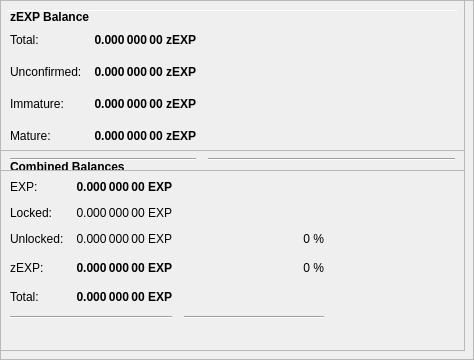
        <widget class="QFrame" name="frameObfuscation">
         <property name="minimumSize">
          <size>
           <width>0</width>
           <height>350</height>
          </size>
         </property>
         <property name="layoutDirection">
          <enum>Qt::LeftToRight</enum>
         </property>
         <property name="frameShape">
          <enum>QFrame::StyledPanel</enum>
         </property>
         <property name="frameShadow">
          <enum>QFrame::Raised</enum>
         </property>
         <widget class="QPushButton" name="runAutoDenom">
          <property name="geometry">
           <rect>
            <x>251</x>
            <y>17</y>
            <width>1</width>
            <height>1</height>
           </rect>
          </property>
          <property name="palette">
           <palette>
            <active>
             <colorrole role="WindowText">
              <brush brushstyle="SolidPattern">
               <color alpha="255">
                <red>0</red>
                <green>0</green>
                <blue>0</blue>
               </color>
              </brush>
             </colorrole>
             <colorrole role="Button">
              <brush brushstyle="SolidPattern">
               <color alpha="255">
                <red>239</red>
                <green>238</green>
                <blue>238</blue>
               </color>
              </brush>
             </colorrole>
             <colorrole role="Light">
              <brush brushstyle="SolidPattern">
               <color alpha="255">
                <red>255</red>
                <green>255</green>
                <blue>255</blue>
               </color>
              </brush>
             </colorrole>
             <colorrole role="Midlight">
              <brush brushstyle="SolidPattern">
               <color alpha="255">
                <red>247</red>
                <green>246</green>
                <blue>246</blue>
               </color>
              </brush>
             </colorrole>
             <colorrole role="Dark">
              <brush brushstyle="SolidPattern">
               <color alpha="255">
                <red>119</red>
                <green>119</green>
                <blue>119</blue>
               </color>
              </brush>
             </colorrole>
             <colorrole role="Mid">
              <brush brushstyle="SolidPattern">
               <color alpha="255">
                <red>159</red>
                <green>159</green>
                <blue>159</blue>
               </color>
              </brush>
             </colorrole>
             <colorrole role="Text">
              <brush brushstyle="SolidPattern">
               <color alpha="255">
                <red>0</red>
                <green>0</green>
                <blue>0</blue>
               </color>
              </brush>
             </colorrole>
             <colorrole role="BrightText">
              <brush brushstyle="SolidPattern">
               <color alpha="255">
                <red>255</red>
                <green>255</green>
                <blue>255</blue>
               </color>
              </brush>
             </colorrole>
             <colorrole role="ButtonText">
              <brush brushstyle="SolidPattern">
               <color alpha="255">
                <red>0</red>
                <green>0</green>
                <blue>0</blue>
               </color>
              </brush>
             </colorrole>
             <colorrole role="Base">
              <brush brushstyle="SolidPattern">
               <color alpha="255">
                <red>255</red>
                <green>255</green>
                <blue>255</blue>
               </color>
              </brush>
             </colorrole>
             <colorrole role="Window">
              <brush brushstyle="SolidPattern">
               <color alpha="255">
                <red>239</red>
                <green>238</green>
                <blue>238</blue>
               </color>
              </brush>
             </colorrole>
             <colorrole role="Shadow">
              <brush brushstyle="SolidPattern">
               <color alpha="255">
                <red>0</red>
                <green>0</green>
                <blue>0</blue>
               </color>
              </brush>
             </colorrole>
             <colorrole role="AlternateBase">
              <brush brushstyle="SolidPattern">
               <color alpha="255">
                <red>247</red>
                <green>246</green>
                <blue>246</blue>
               </color>
              </brush>
             </colorrole>
             <colorrole role="ToolTipBase">
              <brush brushstyle="SolidPattern">
               <color alpha="255">
                <red>255</red>
                <green>255</green>
                <blue>220</blue>
               </color>
              </brush>
             </colorrole>
             <colorrole role="ToolTipText">
              <brush brushstyle="SolidPattern">
               <color alpha="255">
                <red>0</red>
                <green>0</green>
                <blue>0</blue>
               </color>
              </brush>
             </colorrole>
            </active>
            <inactive>
             <colorrole role="WindowText">
              <brush brushstyle="SolidPattern">
               <color alpha="255">
                <red>0</red>
                <green>0</green>
                <blue>0</blue>
               </color>
              </brush>
             </colorrole>
             <colorrole role="Button">
              <brush brushstyle="SolidPattern">
               <color alpha="255">
                <red>239</red>
                <green>238</green>
                <blue>238</blue>
               </color>
              </brush>
             </colorrole>
             <colorrole role="Light">
              <brush brushstyle="SolidPattern">
               <color alpha="255">
                <red>255</red>
                <green>255</green>
                <blue>255</blue>
               </color>
              </brush>
             </colorrole>
             <colorrole role="Midlight">
              <brush brushstyle="SolidPattern">
               <color alpha="255">
                <red>247</red>
                <green>246</green>
                <blue>246</blue>
               </color>
              </brush>
             </colorrole>
             <colorrole role="Dark">
              <brush brushstyle="SolidPattern">
               <color alpha="255">
                <red>119</red>
                <green>119</green>
                <blue>119</blue>
               </color>
              </brush>
             </colorrole>
             <colorrole role="Mid">
              <brush brushstyle="SolidPattern">
               <color alpha="255">
                <red>159</red>
                <green>159</green>
                <blue>159</blue>
               </color>
              </brush>
             </colorrole>
             <colorrole role="Text">
              <brush brushstyle="SolidPattern">
               <color alpha="255">
                <red>0</red>
                <green>0</green>
                <blue>0</blue>
               </color>
              </brush>
             </colorrole>
             <colorrole role="BrightText">
              <brush brushstyle="SolidPattern">
               <color alpha="255">
                <red>255</red>
                <green>255</green>
                <blue>255</blue>
               </color>
              </brush>
             </colorrole>
             <colorrole role="ButtonText">
              <brush brushstyle="SolidPattern">
               <color alpha="255">
                <red>0</red>
                <green>0</green>
                <blue>0</blue>
               </color>
              </brush>
             </colorrole>
             <colorrole role="Base">
              <brush brushstyle="SolidPattern">
               <color alpha="255">
                <red>255</red>
                <green>255</green>
                <blue>255</blue>
               </color>
              </brush>
             </colorrole>
             <colorrole role="Window">
              <brush brushstyle="SolidPattern">
               <color alpha="255">
                <red>239</red>
                <green>238</green>
                <blue>238</blue>
               </color>
              </brush>
             </colorrole>
             <colorrole role="Shadow">
              <brush brushstyle="SolidPattern">
               <color alpha="255">
                <red>0</red>
                <green>0</green>
                <blue>0</blue>
               </color>
              </brush>
             </colorrole>
             <colorrole role="AlternateBase">
              <brush brushstyle="SolidPattern">
               <color alpha="255">
                <red>247</red>
                <green>246</green>
                <blue>246</blue>
               </color>
              </brush>
             </colorrole>
             <colorrole role="ToolTipBase">
              <brush brushstyle="SolidPattern">
               <color alpha="255">
                <red>255</red>
                <green>255</green>
                <blue>220</blue>
               </color>
              </brush>
             </colorrole>
             <colorrole role="ToolTipText">
              <brush brushstyle="SolidPattern">
               <color alpha="255">
                <red>0</red>
                <green>0</green>
                <blue>0</blue>
               </color>
              </brush>
             </colorrole>
            </inactive>
            <disabled>
             <colorrole role="WindowText">
              <brush brushstyle="SolidPattern">
               <color alpha="255">
                <red>119</red>
                <green>119</green>
                <blue>119</blue>
               </color>
              </brush>
             </colorrole>
             <colorrole role="Button">
              <brush brushstyle="SolidPattern">
               <color alpha="255">
                <red>239</red>
                <green>238</green>
                <blue>238</blue>
               </color>
              </brush>
             </colorrole>
             <colorrole role="Light">
              <brush brushstyle="SolidPattern">
               <color alpha="255">
                <red>255</red>
                <green>255</green>
                <blue>255</blue>
               </color>
              </brush>
             </colorrole>
             <colorrole role="Midlight">
              <brush brushstyle="SolidPattern">
               <color alpha="255">
                <red>247</red>
                <green>246</green>
                <blue>246</blue>
               </color>
              </brush>
             </colorrole>
             <colorrole role="Dark">
              <brush brushstyle="SolidPattern">
               <color alpha="255">
                <red>119</red>
                <green>119</green>
                <blue>119</blue>
               </color>
              </brush>
             </colorrole>
             <colorrole role="Mid">
              <brush brushstyle="SolidPattern">
               <color alpha="255">
                <red>159</red>
                <green>159</green>
                <blue>159</blue>
               </color>
              </brush>
             </colorrole>
             <colorrole role="Text">
              <brush brushstyle="SolidPattern">
               <color alpha="255">
                <red>119</red>
                <green>119</green>
                <blue>119</blue>
               </color>
              </brush>
             </colorrole>
             <colorrole role="BrightText">
              <brush brushstyle="SolidPattern">
               <color alpha="255">
                <red>255</red>
                <green>255</green>
                <blue>255</blue>
               </color>
              </brush>
             </colorrole>
             <colorrole role="ButtonText">
              <brush brushstyle="SolidPattern">
               <color alpha="255">
                <red>119</red>
                <green>119</green>
                <blue>119</blue>
               </color>
              </brush>
             </colorrole>
             <colorrole role="Base">
              <brush brushstyle="SolidPattern">
               <color alpha="255">
                <red>239</red>
                <green>238</green>
                <blue>238</blue>
               </color>
              </brush>
             </colorrole>
             <colorrole role="Window">
              <brush brushstyle="SolidPattern">
               <color alpha="255">
                <red>239</red>
                <green>238</green>
                <blue>238</blue>
               </color>
              </brush>
             </colorrole>
             <colorrole role="Shadow">
              <brush brushstyle="SolidPattern">
               <color alpha="255">
                <red>0</red>
                <green>0</green>
                <blue>0</blue>
               </color>
              </brush>
             </colorrole>
             <colorrole role="AlternateBase">
              <brush brushstyle="SolidPattern">
               <color alpha="255">
                <red>239</red>
                <green>238</green>
                <blue>238</blue>
               </color>
              </brush>
             </colorrole>
             <colorrole role="ToolTipBase">
              <brush brushstyle="SolidPattern">
               <color alpha="255">
                <red>255</red>
                <green>255</green>
                <blue>220</blue>
               </color>
              </brush>
             </colorrole>
             <colorrole role="ToolTipText">
              <brush brushstyle="SolidPattern">
               <color alpha="255">
                <red>0</red>
                <green>0</green>
                <blue>0</blue>
               </color>
              </brush>
             </colorrole>
            </disabled>
           </palette>
          </property>
          <property name="focusPolicy">
           <enum>Qt::NoFocus</enum>
          </property>
          <property name="autoFillBackground">
           <bool>true</bool>
          </property>
          <property name="text">
           <string/>
          </property>
          <property name="flat">
           <bool>true</bool>
          </property>
         </widget>
         <widget class="Line" name="line">
          <property name="geometry">
           <rect>
            <x>7</x>
            <y>10</y>
            <width>451</width>
            <height>1</height>
           </rect>
          </property>
          <property name="orientation">
           <enum>Qt::Horizontal</enum>
          </property>
         </widget>
         <widget class="QFrame" name="frame_3">
          <property name="geometry">
           <rect>
            <x>0</x>
            <y>150</y>
            <width>465</width>
            <height>201</height>
           </rect>
          </property>
          <property name="frameShape">
           <enum>QFrame::StyledPanel</enum>
          </property>
          <property name="frameShadow">
           <enum>QFrame::Raised</enum>
          </property>
          <layout class="QVBoxLayout" name="verticalLayout_5">
           <item>
            <layout class="QHBoxLayout" name="horizontalLayout_5" stretch="0">
             <item>
              <widget class="QLabel" name="label_5z">
               <property name="maximumSize">
                <size>
                 <width>16777215</width>
                 <height>20</height>
                </size>
               </property>
               <property name="font">
                <font>
                 <weight>75</weight>
                 <bold>true</bold>
                </font>
               </property>
               <property name="toolTip">
                <string>Combined Balances (including unconfirmed and immature coins)</string>
               </property>
               <property name="text">
                <string>&lt;html&gt;&lt;head/&gt;&lt;body&gt;&lt;p&gt;Combined Balances&lt;/p&gt;&lt;/body&gt;&lt;/html&gt;</string>
               </property>
              </widget>
             </item>
            </layout>
           </item>
           <item>
            <layout class="QGridLayout" name="gridLayout_3">
             <property name="spacing">
              <number>12</number>
             </property>
             <item row="7" column="0" colspan="2">
              <widget class="Line" name="lineSpendableBalance_3">
               <property name="orientation">
                <enum>Qt::Horizontal</enum>
               </property>
              </widget>
             </item>
             <item row="7" column="2">
              <widget class="Line" name="lineWatchBalance_3">
               <property name="sizePolicy">
                <sizepolicy hsizetype="Preferred" vsizetype="Fixed">
                 <horstretch>0</horstretch>
                 <verstretch>0</verstretch>
                </sizepolicy>
               </property>
               <property name="minimumSize">
                <size>
                 <width>140</width>
                 <height>0</height>
                </size>
               </property>
               <property name="orientation">
                <enum>Qt::Horizontal</enum>
               </property>
              </widget>
             </item>
             <item row="4" column="1">
              <widget class="QLabel" name="labelzBalancez">
               <property name="font">
                <font>
                 <weight>75</weight>
                 <bold>true</bold>
                </font>
               </property>
               <property name="cursor">
                <cursorShape>IBeamCursor</cursorShape>
               </property>
               <property name="toolTip">
                <string>Total of transactions that have yet to be confirmed, and do not yet count toward the spendable balance</string>
               </property>
               <property name="text">
                <string notr="true">0.000 000 00 EXP</string>
               </property>
               <property name="alignment">
                <set>Qt::AlignRight|Qt::AlignTrailing|Qt::AlignVCenter</set>
               </property>
               <property name="textInteractionFlags">
                <set>Qt::LinksAccessibleByMouse|Qt::TextSelectableByKeyboard|Qt::TextSelectableByMouse</set>
               </property>
              </widget>
             </item>
             <item row="6" column="1">
              <widget class="QLabel" name="labelTotalz">
               <property name="font">
                <font>
                 <weight>75</weight>
                 <bold>true</bold>
                </font>
               </property>
               <property name="cursor">
                <cursorShape>IBeamCursor</cursorShape>
               </property>
               <property name="toolTip">
                <string>Total Balance, including unconfirmed and immature coins.</string>
               </property>
               <property name="text">
                <string notr="true">0.000 000 00 EXP</string>
               </property>
               <property name="alignment">
                <set>Qt::AlignRight|Qt::AlignTrailing|Qt::AlignVCenter</set>
               </property>
               <property name="textInteractionFlags">
                <set>Qt::LinksAccessibleByMouse|Qt::TextSelectableByKeyboard|Qt::TextSelectableByMouse</set>
               </property>
              </widget>
             </item>
             <item row="4" column="3">
              <spacer name="horizontalSpacer_6">
               <property name="orientation">
                <enum>Qt::Horizontal</enum>
               </property>
               <property name="sizeHint" stdset="0">
                <size>
                 <width>40</width>
                 <height>20</height>
                </size>
               </property>
              </spacer>
             </item>
             <item row="6" column="0">
              <widget class="QLabel" name="labelTotalTextz">
               <property name="text">
                <string>Total:</string>
               </property>
              </widget>
             </item>
             <item row="1" column="0">
              <widget class="QLabel" name="labelBalanceTextz">
               <property name="text">
                <string>EXP:</string>
               </property>
              </widget>
             </item>
             <item row="1" column="1">
              <widget class="QLabel" name="labelBalancez">
               <property name="font">
                <font>
                 <weight>75</weight>
                 <bold>true</bold>
                </font>
               </property>
               <property name="cursor">
                <cursorShape>IBeamCursor</cursorShape>
               </property>
               <property name="toolTip">
                <string>Your current spendable balance</string>
               </property>
               <property name="text">
                <string notr="true">0.000 000 00 EXP</string>
               </property>
               <property name="alignment">
                <set>Qt::AlignRight|Qt::AlignTrailing|Qt::AlignVCenter</set>
               </property>
               <property name="textInteractionFlags">
                <set>Qt::LinksAccessibleByMouse|Qt::TextSelectableByKeyboard|Qt::TextSelectableByMouse</set>
               </property>
              </widget>
             </item>
             <item row="4" column="0">
              <widget class="QLabel" name="labelzBalanceTextz">
               <property name="toolTip">
                <string/>
               </property>
               <property name="text">
                <string>zEXP:</string>
               </property>
              </widget>
             </item>
             <item row="4" column="2">
              <widget class="QLabel" name="labelzEXPPercent">
               <property name="toolTip">
                <string>Current percentage of zEXP.
If AutoMint is enabled this percentage will settle around the configured AutoMint percentage (default = 10%)</string>
               </property>
               <property name="text">
                <string>0 %</string>
               </property>
               <property name="alignment">
                <set>Qt::AlignRight|Qt::AlignTrailing|Qt::AlignVCenter</set>
               </property>
              </widget>
             </item>
             <item row="6" column="2">
              <widget class="QLabel" name="label100Percent">
               <property name="text">
                <string/>
               </property>
               <property name="alignment">
                <set>Qt::AlignRight|Qt::AlignTrailing|Qt::AlignVCenter</set>
               </property>
              </widget>
             </item>
             <item row="2" column="1">
              <widget class="QLabel" name="labelLockedBalance">
               <property name="toolTip">
                <string>Locked EXP or Masternode collaterals. These are excluded from zEXP minting.</string>
               </property>
               <property name="text">
                <string>0.000 000 00 EXP</string>
               </property>
               <property name="alignment">
                <set>Qt::AlignRight|Qt::AlignTrailing|Qt::AlignVCenter</set>
               </property>
              </widget>
             </item>
             <item row="2" column="0">
              <widget class="QLabel" name="labelLockedBalanceText">
               <property name="toolTip">
                <string>Locked EXP or Masternode collaterals. These are excluded from zEXP minting.</string>
               </property>
               <property name="text">
                <string>Locked:</string>
               </property>
              </widget>
             </item>
             <item row="3" column="0">
              <widget class="QLabel" name="labelUnLockedBalanceText">
               <property name="toolTip">
                <string>Unlocked EXPs. These can be used for zEXP minting.</string>
               </property>
               <property name="text">
                <string>Unlocked:</string>
               </property>
              </widget>
             </item>
             <item row="3" column="1">
              <widget class="QLabel" name="labelUnLockedBalance">
               <property name="toolTip">
                <string>Unlocked EXPs. These can be used for zEXP minting.</string>
               </property>
               <property name="text">
                <string>0.000 000 00 EXP</string>
               </property>
               <property name="alignment">
                <set>Qt::AlignRight|Qt::AlignTrailing|Qt::AlignVCenter</set>
               </property>
              </widget>
             </item>
             <item row="3" column="2">
              <widget class="QLabel" name="labelEXPPercent">
               <property name="text">
                <string>0 %</string>
               </property>
               <property name="alignment">
                <set>Qt::AlignRight|Qt::AlignTrailing|Qt::AlignVCenter</set>
               </property>
              </widget>
             </item>
            </layout>
           </item>
           <item>
            <spacer name="verticalSpacer">
             <property name="orientation">
              <enum>Qt::Vertical</enum>
             </property>
             <property name="sizeHint" stdset="0">
              <size>
               <width>20</width>
               <height>40</height>
              </size>
             </property>
            </spacer>
           </item>
          </layout>
         </widget>
         <widget class="QFrame" name="frame_4">
          <property name="geometry">
           <rect>
            <x>0</x>
            <y>0</y>
            <width>465</width>
            <height>171</height>
           </rect>
          </property>
          <property name="frameShape">
           <enum>QFrame::StyledPanel</enum>
          </property>
          <property name="frameShadow">
           <enum>QFrame::Raised</enum>
          </property>
          <layout class="QVBoxLayout" name="verticalLayout_7">
           <item>
            <layout class="QHBoxLayout" name="horizontalLayout_8" stretch="0">
             <item>
              <widget class="QLabel" name="label_5z_3">
               <property name="maximumSize">
                <size>
                 <width>16777215</width>
                 <height>20</height>
                </size>
               </property>
               <property name="font">
                <font>
                 <weight>75</weight>
                 <bold>true</bold>
                </font>
               </property>
               <property name="text">
                <string>zEXP Balance</string>
               </property>
              </widget>
             </item>
            </layout>
           </item>
           <item>
            <layout class="QGridLayout" name="gridLayout_5">
             <property name="spacing">
              <number>12</number>
             </property>
             <item row="4" column="0">
              <widget class="QLabel" name="labelzBalanceMatureText">
               <property name="toolTip">
                <string>Mature: more than 20 confirmation and more than 1 mints of the same denomination after it was minted.
These zEXP are spendable.</string>
               </property>
               <property name="text">
                <string>Mature:</string>
               </property>
              </widget>
             </item>
             <item row="5" column="0" colspan="2">
              <widget class="Line" name="lineSpendableBalance_5">
               <property name="orientation">
                <enum>Qt::Horizontal</enum>
               </property>
              </widget>
             </item>
             <item row="1" column="1">
              <widget class="QLabel" name="labelzBalance">
               <property name="font">
                <font>
                 <weight>75</weight>
                 <bold>true</bold>
                </font>
               </property>
               <property name="cursor">
                <cursorShape>IBeamCursor</cursorShape>
               </property>
               <property name="toolTip">
                <string>All available zEXP, unconfirmed and immature zEXP included.</string>
               </property>
               <property name="text">
                <string notr="true">0.000 000 00 zEXP</string>
               </property>
               <property name="alignment">
                <set>Qt::AlignRight|Qt::AlignTrailing|Qt::AlignVCenter</set>
               </property>
               <property name="textInteractionFlags">
                <set>Qt::LinksAccessibleByMouse|Qt::TextSelectableByKeyboard|Qt::TextSelectableByMouse</set>
               </property>
              </widget>
             </item>
             <item row="5" column="2">
              <widget class="Line" name="lineWatchBalance_5">
               <property name="sizePolicy">
                <sizepolicy hsizetype="Preferred" vsizetype="Fixed">
                 <horstretch>0</horstretch>
                 <verstretch>0</verstretch>
                </sizepolicy>
               </property>
               <property name="minimumSize">
                <size>
                 <width>140</width>
                 <height>0</height>
                </size>
               </property>
               <property name="orientation">
                <enum>Qt::Horizontal</enum>
               </property>
              </widget>
             </item>
             <item row="1" column="0">
              <widget class="QLabel" name="labelzBalanceText">
               <property name="toolTip">
                <string>All available zEXP, unconfirmed and immature zEXP included.</string>
               </property>
               <property name="text">
                <string>Total:</string>
               </property>
              </widget>
             </item>
             <item row="1" column="2">
              <spacer name="horizontalSpacer_8">
               <property name="orientation">
                <enum>Qt::Horizontal</enum>
               </property>
               <property name="sizeHint" stdset="0">
                <size>
                 <width>40</width>
                 <height>20</height>
                </size>
               </property>
              </spacer>
             </item>
             <item row="4" column="2">
              <spacer name="horizontalSpacer_4">
               <property name="orientation">
                <enum>Qt::Horizontal</enum>
               </property>
               <property name="sizeHint" stdset="0">
                <size>
                 <width>40</width>
                 <height>20</height>
                </size>
               </property>
              </spacer>
             </item>
             <item row="4" column="1">
              <widget class="QLabel" name="labelzBalanceMature">
               <property name="font">
                <font>
                 <weight>75</weight>
                 <bold>true</bold>
                </font>
               </property>
               <property name="toolTip">
                <string>Mature: more than 20 confirmation and more than 1 mints of the same denomination after it was minted.
These zEXP are spendable.</string>
               </property>
               <property name="text">
                <string>0.000 000 00 zEXP</string>
               </property>
               <property name="alignment">
                <set>Qt::AlignRight|Qt::AlignTrailing|Qt::AlignVCenter</set>
               </property>
              </widget>
             </item>
             <item row="2" column="0">
              <widget class="QLabel" name="labelzBalanceUnconfirmedText">
               <property name="toolTip">
                <string>Unconfirmed: less than 20 confirmations
Immature: confirmed, but less than 1 mints of the same denomination after it was minted</string>
               </property>
               <property name="text">
                <string>Unconfirmed:</string>
               </property>
              </widget>
             </item>
             <item row="2" column="1">
              <widget class="QLabel" name="labelzBalanceUnconfirmed">
               <property name="font">
                <font>
                 <weight>75</weight>
                 <bold>true</bold>
                </font>
               </property>
               <property name="toolTip">
                <string>Unconfirmed: less than 20 confirmations
Immature: confirmed, but less than 1 mints of the same denomination after it was minted</string>
               </property>
               <property name="text">
                <string>0.000 000 00 zEXP</string>
               </property>
               <property name="alignment">
                <set>Qt::AlignRight|Qt::AlignTrailing|Qt::AlignVCenter</set>
               </property>
              </widget>
             </item>
             <item row="2" column="2">
              <spacer name="horizontalSpacer_5">
               <property name="orientation">
                <enum>Qt::Horizontal</enum>
               </property>
               <property name="sizeHint" stdset="0">
                <size>
                 <width>40</width>
                 <height>20</height>
                </size>
               </property>
              </spacer>
             </item>
             <item row="3" column="0">
              <widget class="QLabel" name="labelzBalanceImmatureText">
               <property name="toolTip">
                <string>Unconfirmed: less than 20 confirmations
Immature: confirmed, but less than 1 mints of the same denomination after it was minted</string>
               </property>
               <property name="text">
                <string>Immature:</string>
               </property>
              </widget>
             </item>
             <item row="3" column="1">
              <widget class="QLabel" name="labelzBalanceImmature">
               <property name="font">
                <font>
                 <weight>75</weight>
                 <bold>true</bold>
                </font>
               </property>
               <property name="toolTip">
                <string>Unconfirmed: less than 20 confirmations
Immature: confirmed, but less than 1 mints of the same denomination after it was minted</string>
               </property>
               <property name="text">
                <string>0.000 000 00 zEXP</string>
               </property>
               <property name="alignment">
                <set>Qt::AlignRight|Qt::AlignTrailing|Qt::AlignVCenter</set>
               </property>
              </widget>
             </item>
             <item row="3" column="2">
              <spacer name="horizontalSpacer_7">
               <property name="orientation">
                <enum>Qt::Horizontal</enum>
               </property>
               <property name="sizeHint" stdset="0">
                <size>
                 <width>40</width>
                 <height>20</height>
                </size>
               </property>
              </spacer>
             </item>
            </layout>
           </item>
          </layout>
         </widget>
        </widget>
